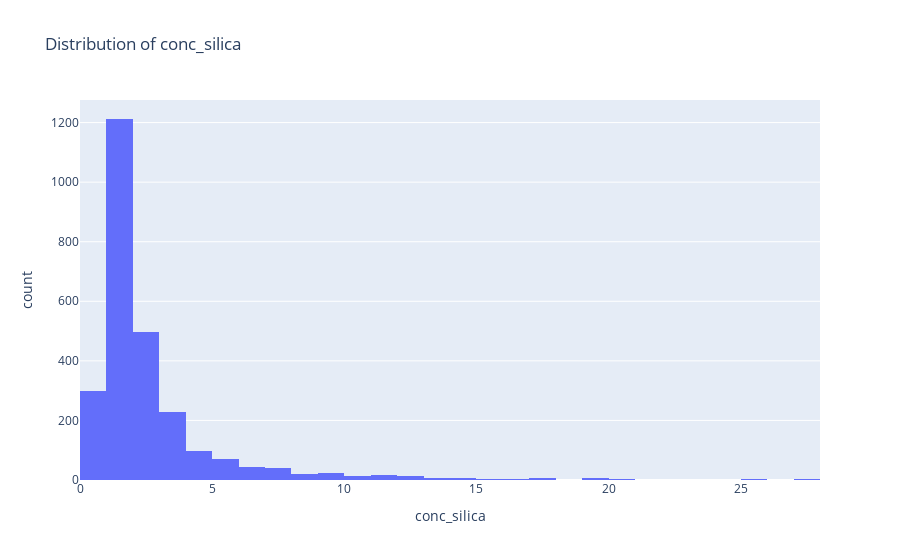

The notebook cell saved with this chart:
### Code cell
# Usage examples:
# plot_time_series(df_clean, 'inicio', 'conc_silica')
plot_histogram(df_clean, 'conc_silica')
# plot_scatter(df_clean, 'vazao_alimentacao_flotacao', 'conc_silica')
# plot_pairwise(df_clean, ['conc_silica', 'conc_fe', 'dosagem_amina_conc_magnetica', 'vazao_alimentacao_flotacao'])

### Figure 1 — Plotly figure (JSON) as saved in the notebook; plotly's stock layout.template omitted (floating-point values rounded to 4 significant figures; data arrays with more than 128 entries replaced by an {"elided": "..."} marker saying what was removed)
{"data": [{"bingroup": "x", "hovertemplate": "conc_silica=%{x}<br>count=%{y}<extra></extra>", "legendgroup": "", "marker": {"color": "#636efa", "pattern": {"shape": ""}}, "name": "", "nbinsx": 30, "orientation": "v", "showlegend": false, "type": "histogram", "x": {"elided": "2620 float values"}, "xaxis": "x", "yaxis": "y"}], "layout": {"barmode": "relative", "legend": {"tracegroupgap": 0}, "title": {"text": "Distribution of conc_silica"}, "xaxis": {"anchor": "y", "domain": [0, 1], "title": {"text": "conc_silica"}}, "yaxis": {"anchor": "x", "domain": [0, 1], "title": {"text": "count"}}}}
